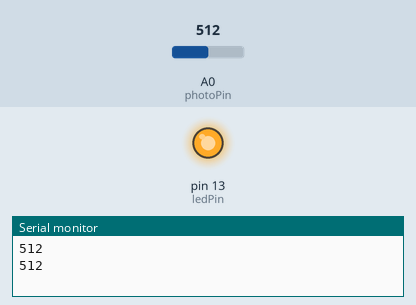
Simulated run of this sketch. Board: Arduino Uno, built with avr-gcc and run on an emulated ATmega328P. Parts: output pins drawn as LEDs (lit = HIGH), the last lines printed to the serial monitor. The inputs (shaded band) are chosen by the test bench; at power-on: A0 (photoPin) = 512.

Above: at 1.8 s.
1.9 s: A0 (photoPin) set to 584
3.4 s: A0 (photoPin) set to 613
At 4.5 s:
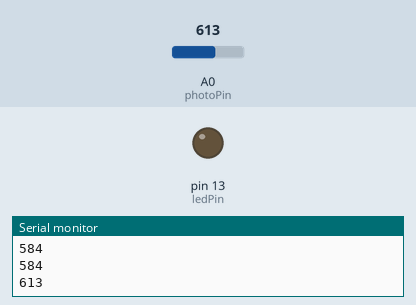
5.5 s: A0 (photoPin) set to 590
At 7.2 s:
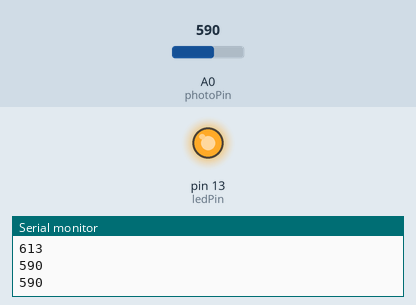
7.5 s: A0 (photoPin) set to 610
At 8.8 s:
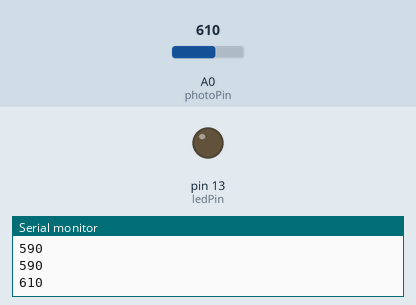
Timing chart, 0 to 10.5 s (numbered marks = the images above; inputs shaded):
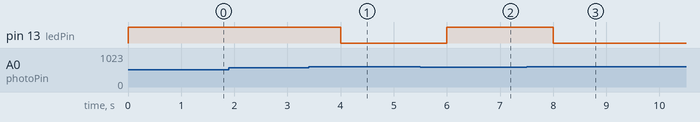

The sketch:

1C_Photoresistor.ino
```cpp
const int ledPin = LED_BUILTIN;
const int photoPin = A0;
const int threshold = 600;
int photoValue;

void setup() {
  pinMode(ledPin,OUTPUT);
  Serial.begin(9600);
}

void loop() {
  photoValue = analogRead(photoPin);
  Serial.println(photoValue);
  if (photoValue < threshold){
    digitalWrite(ledPin,HIGH);
  }else{
    digitalWrite(ledPin,LOW);
  }
  delay(1000);
}
```

Measured:
- the behaviour switches between 599 and 600 on A0 (photoPin) (found by bisection; images 0 and 1)
- after the input at 3.4 s, pin 13 (ledPin): HIGH → LOW after 0.60 s
- after the input at 5.5 s, pin 13 (ledPin): LOW → HIGH after 0.50 s
- after the input at 7.5 s, pin 13 (ledPin): HIGH → LOW after 0.50 s
